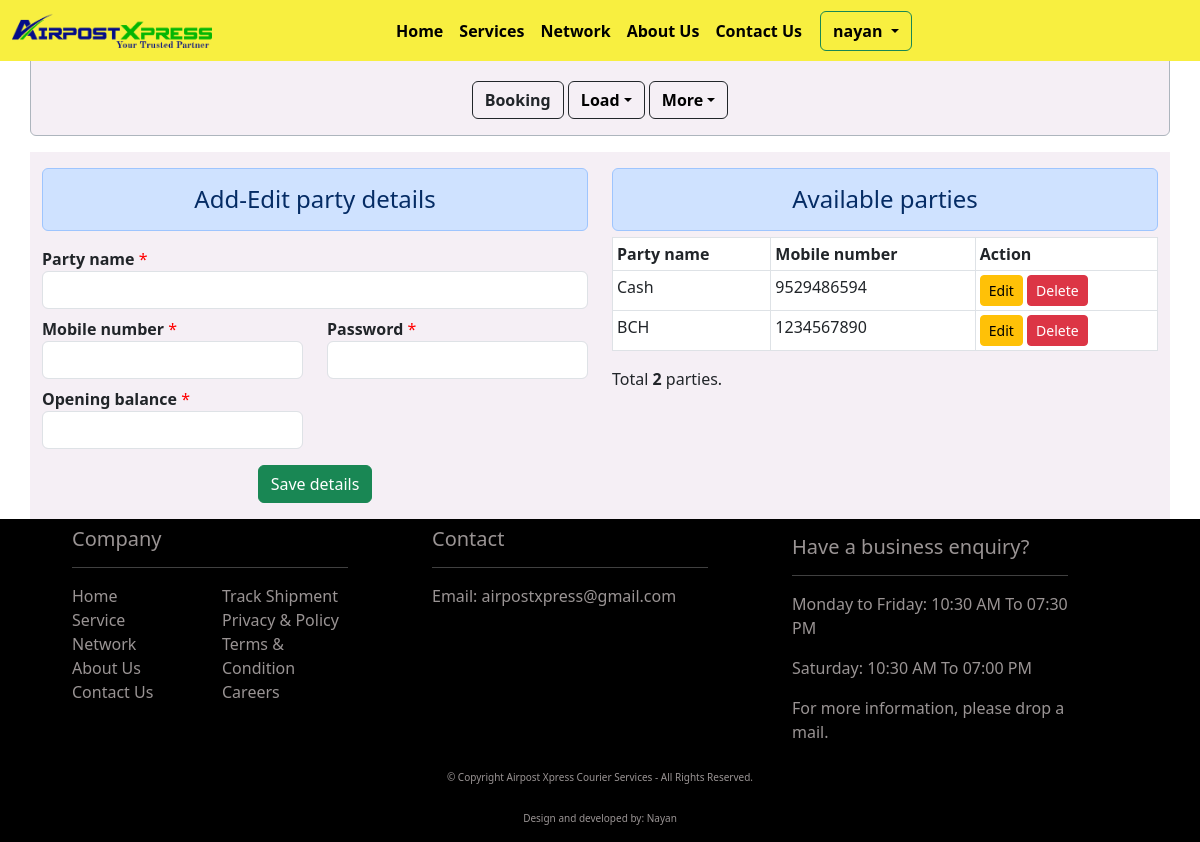
/part_master (signed in), run on an earlier commit of the app's database.
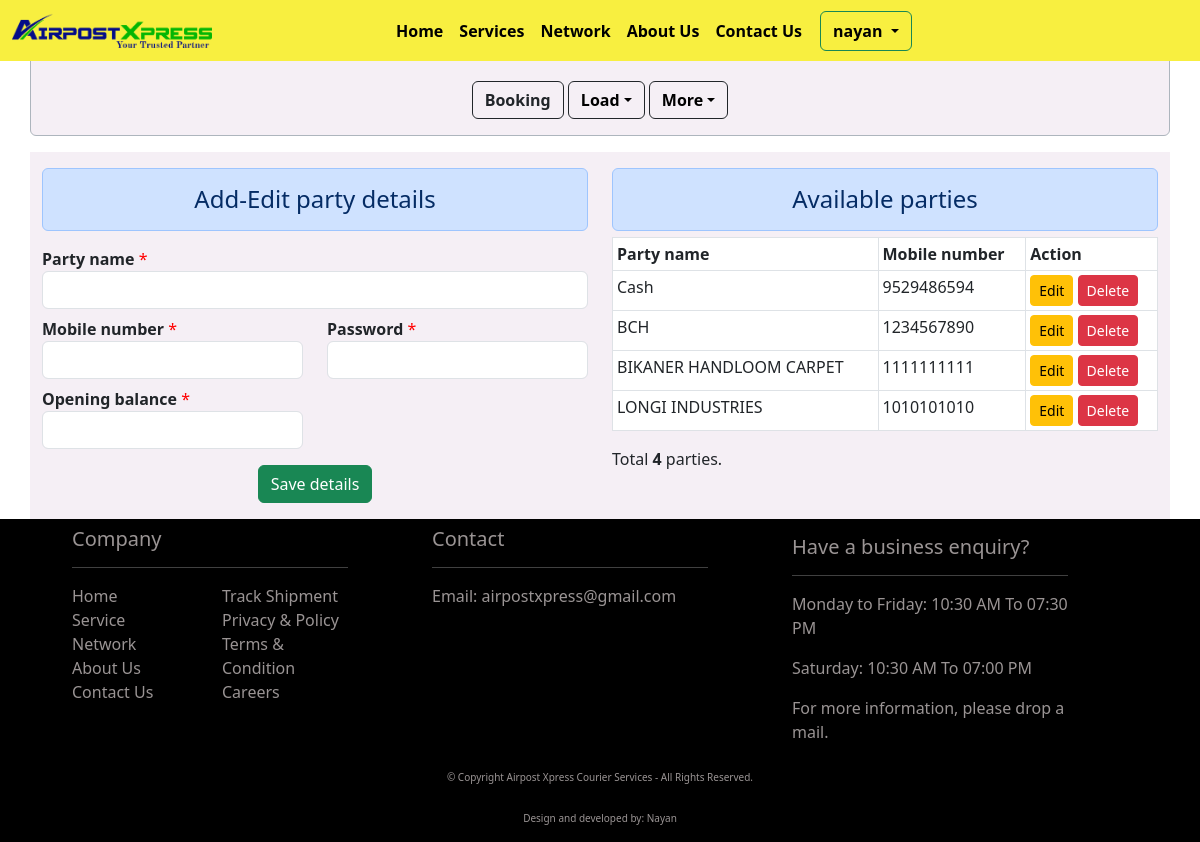
And on a later commit of the database.
### api/models.py (models this page shows, shortened)
class PartyAccounts(models.Model):
    party_name = models.CharField(max_length=256, null=True, blank=False)
    mobile_number = models.CharField(max_length=25, null=True, blank=False)
    password = models.CharField(max_length=16, null=True, blank=False)
    user = models.ForeignKey(User, on_delete=models.CASCADE, null=True, blank=False)
    opening_balance = models.FloatField(blank=True, null=True, default=0.0)
    class Meta:
        verbose_name_plural = "Party master"

### api/views.py (the view)
# urls.py: path(r"part_master", part_master, name="part_master"),
@login_required(login_url="login_auth")
def part_master(request):
    parties = PartyAccounts.objects.filter(user=request.user)
    total_parties = len(parties)
    context = {"parties": parties, "total_parties": total_parties}
    return render(request, "party_master.html", context)

### api/templates/party_master.html (shortened to what this page needs)
{% extends 'base.html' %}{% load static %}{% block title %}Party master {% endblock title %}{% block content %}
<div class="container back_color">
    <div class="row">
        <div class="col-md-6 mt-3 border-dark">
            <h4 class="alert alert-primary text-center">Add-Edit party details</h4>
            <form action="{% url 'save_parties' %}" method="post">
                <label for="party"><b>Party name</b>
                    <span class="red_color">*</span>
                </label>
                <input type="text" id="party_name" name="party_name" class="form-control" required autofocus>
                <div class="row">
                    <div class="col-md-6 mt-2">
                        <label for="mobile_number"><b>Mobile number</b>
                            <span class="red_color">*</span>
                        </label>
                        <input type="text" id="mobile_number" name="mobile_number" class="form-control" required/>
                    </div>
                    <div class="col-md-6 mt-2">
                        <label for="password"><b>Password</b>
                            <span class="red_color">*</span>
                        </label>
                        <input type="text" id="password" name="password" class="form-control" required/>
                    </div>
                </div>
                <div class="row">
                    <div class="col-md-6 mt-2">
                        <label for="opening_balance"><b>Opening balance</b>
                            <span class="red_color">*</span>
                        </label>
                        <input type="number" id="opening_balance" name="opening_balance" class="form-control" required />
                    </div>
                </div>
                <div class="row">
                    <div class="col-12 text-center mt-3 mb-3">
                        <button type="submit" class="btn btn-success">Save details</button>
                    </div>
                </div>
            </form>
        </div>
        <div class="col-md-6 mt-3">
            <h4 class="alert alert-primary text-center" tabindex="0">Available parties</h4>
            <div class="table-responsive">
                <table class="table table-hover table-bordered table-sm booked_data">
                    <thead>
                        <tr>
                            <th scope="col">Party name</th>
                            <th scope="col">Mobile number</th>
                            <th scope="col">Action</th>
                        </tr>
                    </thead>
                    <tbody id="tbody">
                        {% for party in parties %}
                        <tr>
                            <td>{{ party.party_name }}</td>
                            <td>{{ party.mobile_number }}</td>
                            <td>
                                <input type="button" class="btn btn-warning btn-sm edit-btn" id="edit_party" value="Edit" data-sid="{{ party.id }}">
                                <input type="button" class="btn btn-danger btn-sm del-btn" id="delete_party" value="Delete" data-sid="{{ party.id }}">
                            </td>
                        </tr>
                        {% endfor %}
                    </tbody>
                </table>
            </div>
            <div class="text-start">
                <p id="total_parties">Total <b>{{ total_parties }}</b> parties.</p>
            </div>
        </div>
    </div>
</div>
{% include 'party_ajax.html' %} {% endblock content %}

What changed in the data, as far as the page shows it:
added PartyAccounts: party_name "BIKANER HANDLOOM CARPET", mobile_number "1111111111"
added PartyAccounts: party_name "LONGI INDUSTRIES", mobile_number "1010101010"
Also different on the page:
{{ total_parties }}: "2" → "4"
